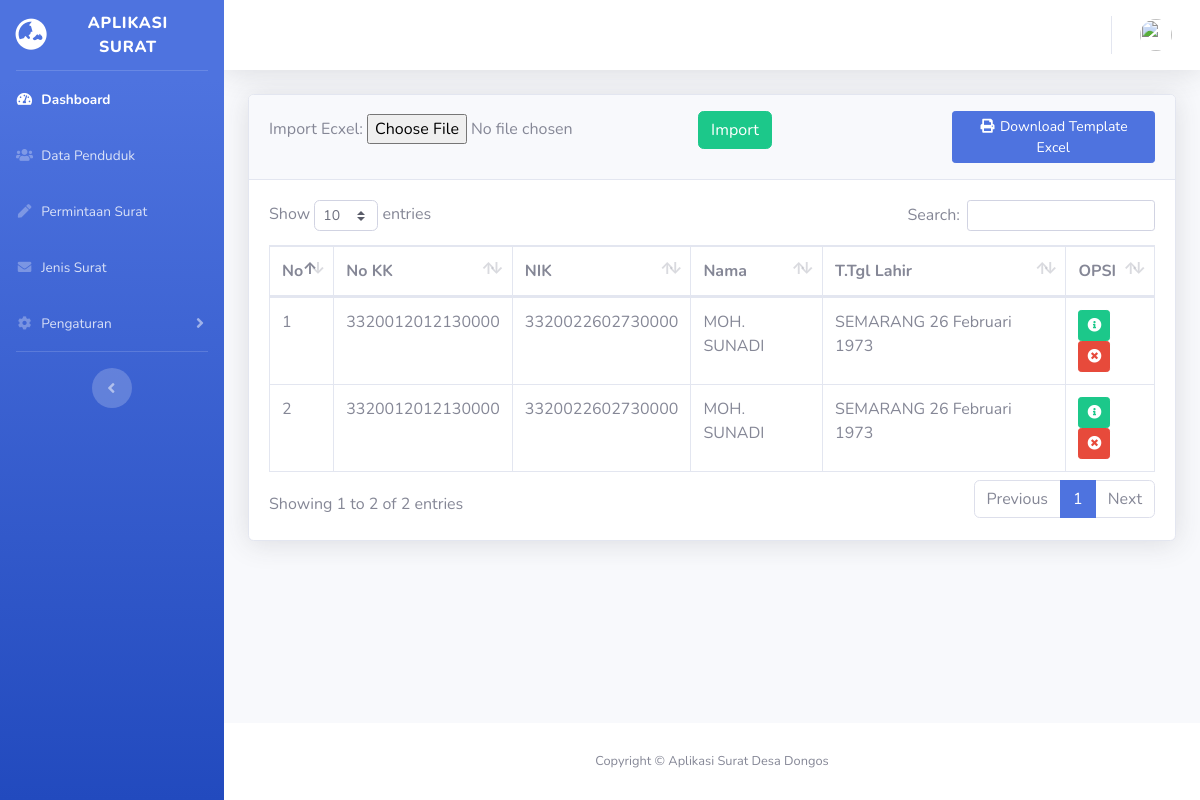
The page /admin/DataPenduduk.php (signed in) on the database its author committed.
### tables this page shows
CREATE TABLE `tbl_penduduk` (
  `id` int(11) NOT NULL,
  `no_kk` varchar(100) NOT NULL,
  `nama_kk` varchar(100) NOT NULL,
  `nik` varchar(100) NOT NULL,
  `jenis_kelamin` varchar(30) NOT NULL,
  `tempat_lahir` varchar(50) NOT NULL,
  `tanggal_lahir` date NOT NULL,
  `agama` varchar(50) NOT NULL,
  `pendidikan` varchar(50) NOT NULL,
  `pekerjaan` varchar(50) NOT NULL,
  `status_perkawinan` varchar(50) NOT NULL,
  `hubungan_keluarga` varchar(50) NOT NULL,
  `warga` varchar(50) NOT NULL,
  `ayah` varchar(100) NOT NULL,
  `ibu` varchar(100) NOT NULL,
  `alamat` varchar(100) NOT NULL,
  `rt` varchar(20) NOT NULL,
  `rw` varchar(20) NOT NULL
);

CREATE TABLE `tbl_desa` (
  `id_desa` int(11) NOT NULL,
  `nama_desa` varchar(50) NOT NULL,
  `kecamatan` varchar(50) NOT NULL,
  `kabupaten` varchar(50) NOT NULL,
  `Carik` varchar(100) NOT NULL,
  `Petinggi` varchar(100) NOT NULL
);

### admin/DataPenduduk.php (the view, shortened to what this page needs)
<?php include'header.php'; ?>
        <div id="content-wrapper" class="d-flex flex-column">
            <div id="content">
                <nav class="navbar navbar-expand navbar-light bg-white topbar mb-4 static-top shadow">
                    <ul class="navbar-nav ml-auto">
                        <li class="nav-item dropdown no-arrow">
                            <a class="nav-link dropdown-toggle" href="#" id="userDropdown" role="button"
                                data-toggle="dropdown" aria-haspopup="true" aria-expanded="false">
                                <img class="img-profile rounded-circle"
                                    src="../assets/img/jepara.png">
                            </a>
                        </li>
                    </ul>
                </nav>
                <div class="container-fluid">
                <div class="card shadow mb-4">
                        <div class="card-header py-3">
                        <div class="row">
                            <div class="col-sm">
                            <form method="POST" enctype="multipart/form-data" action="../excel.php">
                            <label>Import Ecxel:</label>
                            <input name="berkas_excel" type="file" required>
                            <input class="btn btn-success" type="submit" value="Import">
                        </form>
                            </div>
                            <div class="col-sm-3">
                        <a href="eksport.php" class="btn btn-primary btn-sm"><i class="fas fa-fw fa-print"></i> Download Template Excel</a>
                    </div>
                        </div>
                        </div>
                        <div class="card-body">
                            <div class="table-responsive">
                                <table class="table table-bordered" id="dataTable" width="100%" cellspacing="0">
                                    <thead>
                                        <tr>
                                            <th width="1%">No</th>
                                            <th width="9%">No KK</th>
                                            <th width="1%">NIK</th>
                                            <th>Nama</th>
                                            <th>T.Tgl Lahir</th>
                                            <th width="10%">OPSI</th>
                                        </tr>
                                    </thead>
                                    <tbody>
                                        <?php
                                        $no = 1;
                                        $warga = mysqli_query($xx,"SELECT * FROM tbl_penduduk ORDER BY id DESC");
                                        while($z = mysqli_fetch_assoc($warga)){
                                        ?>
                                        <tr>
                                            <td><?= $no++ ?></td>
                                            <td><?= $z['no_kk'] ?></td>
                                            <td><?= $z['nik'] ?></td>
                                            <td><?= $z['nama_kk'] ?></td>
                                            <td><?= $z['tempat_lahir'] ?> <?php echo Indonesia2Tgl($z['tanggal_lahir']) ?> </td>
                                            <td>
                                            <button type="button" class="btn btn-success btn-sm" data-toggle="modal" data-target="#exampleModal<?= $z['nik'] ?>"><i class="fas fa-info-circle"></i></button>
                                                <a href="Hapus_penduduk.php?id=<?= $z['id']; ?>" class="btn btn-danger btn-sm"><i class="fas fa-times-circle"></i></a>
                                            </td>
                                        </tr>
                                        <?php } ?>
                                    </tbody>
                                </table>
                            </div>
                        </div>
                    </div>
                </div>
            </div>
<?php include 'footer.php'; ?>

### admin/footer.php (shortened to what this page needs)
<?php
$dd = mysqli_query($xx,"SELECT * FROM tbl_desa");
$p = mysqli_fetch_assoc($dd);
?>
            <footer class="sticky-footer bg-white">
                <div class="container my-auto">
                    <div class="copyright text-center my-auto">
                        <span>Copyright &copy; Aplikasi Surat Desa <?= $p['nama_desa'] ?></span>
                    </div>
                </div>
            </footer>
        </div>
    </div>
</body>
</html>

### rows shown on the page
tbl_penduduk: no_kk "3320012012130000", nik "3320022602730000", nama_kk "MOH. SUNADI", tempat_lahir "SEMARANG", tanggal_lahir "26 Februari 1973"
tbl_penduduk: no_kk "3320012012130000", nik "3320022602730000", nama_kk "MOH. SUNADI", tempat_lahir "SEMARANG", tanggal_lahir "26 Februari 1973"
tbl_desa: nama_desa "Dongos"
